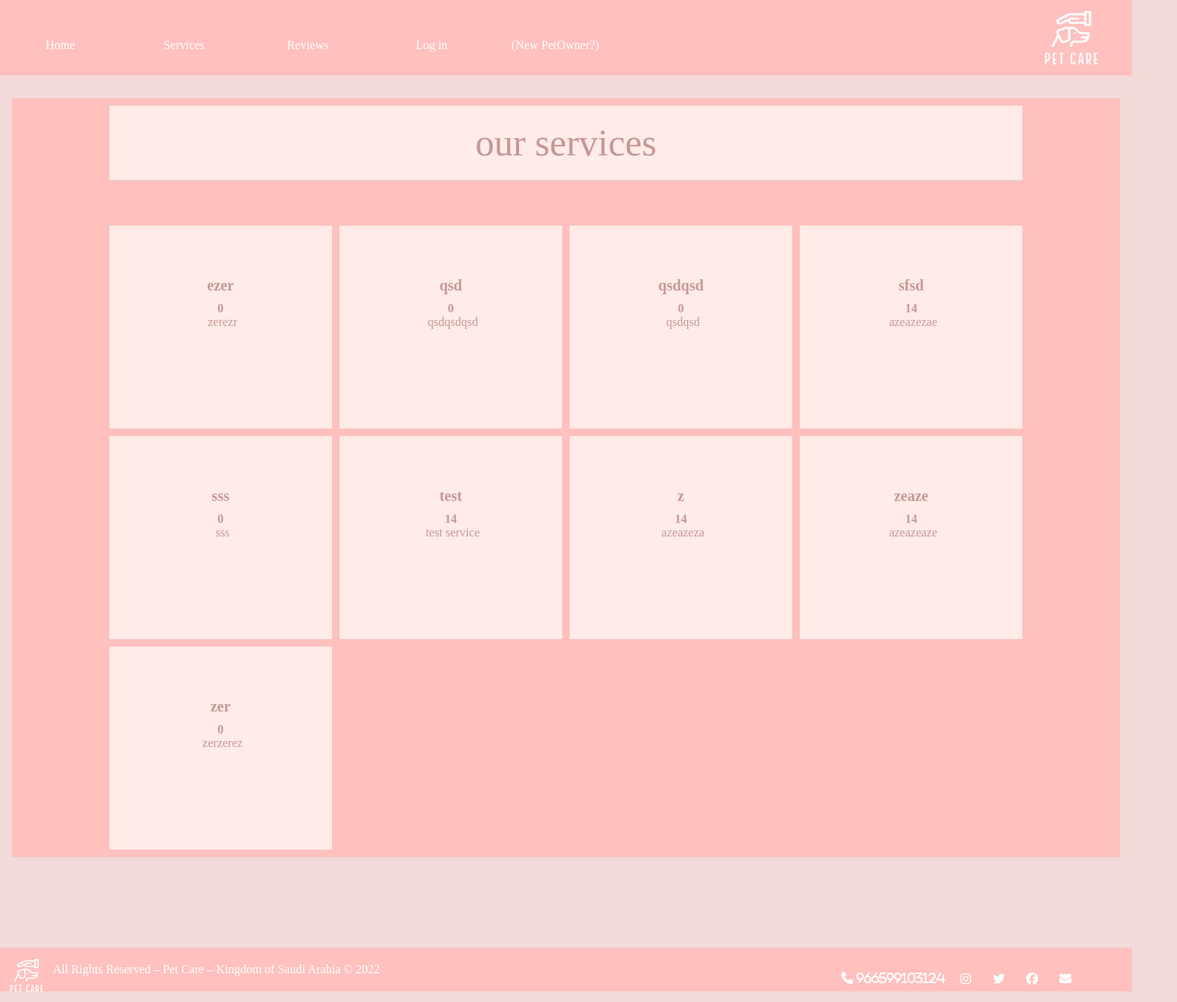
The page /UNViewServices.php on the database its author committed.
### tables this page shows
CREATE TABLE `service` (
  `name` varchar(50) NOT NULL,
  `price` decimal(10,0) NOT NULL,
  `photo` binary(255) NOT NULL,
  `description` text NOT NULL,
  `mEmail` varchar(100) NOT NULL
);

### UNViewServices.php (the view, shortened to what this page needs)
<?php require_once 'db.php'; ?>
<!DOCTYPE html>
<html lang="en" dir="ltr">
  <head>
    <link rel="stylesheet" href="/Users/noufalbatli/Desktop/381project/github/381project/381/homestyle.css">
    <link rel="stylesheet" href="/Users/noufalbatli/Desktop/381project/github/381project/381/style.css" type="text/css">
  </head>
  <body>
  <header>
    <nav class="navbar">
        <img class="navbar-logo-header" src="white_logo_transparent_background.png" alt="petCare-logo" width="80px" height="80px" >
  <div class="left">
  <ul class="navbar-list">
     <li class="navbar-item"> <a  href="UNhome1.php">Home</a></li>
     <li class="navbar-item"> <a href="UNViewServices.php">Services</a></li>
         <li class="navbar-item"> <a href="UNReviews.php">Reviews</a></li>
     <li class="navbar-item" ><a  href="log in.php">Log in</a></li>
     <li class="navbar-item" ><a  href="register form.php">(New PetOwner?)</a></li>
  </ul>
  </div>
    </nav>
  </header>
  <main>
    <div class="wrapper">
    <div  class="container">
        <div class="maxwidth">
      <h1 class="header">our services</h1>
      <div class="content">
        <?php
        $Select_Services = mysqli_query($Connect,"SELECT * FROM service");
        while($service = mysqli_fetch_assoc($Select_Services)){
          $ServiceName  = $service['name'];
          $servicePrice = $service['price'];
          $photo 		  = $service['photo'];
          $description  = $service['description'];
        ?>
                         <div class="service">
                             <div class="box">
                                 <div><img src="images/<?php echo $photo; ?>" alt="" /></div>
                                 <h2><?php echo $ServiceName; ?></h2>
                                 <h3><?php echo $servicePrice; ?></h3>
                                 <p class="content_overflow">
                                    <?php echo $description; ?>
                                 </p>
                             </div>
                         </div>
        <?php } ?>
    </div>
    </div>
     </div>
     </div>
  </main>
     <footer>
       <div class="footer">
       <div class="social">
         <div class="gg">
            <i class="fa-solid fa-phone"> 966599103124</i>
         </div>
         <a  href="https://www.instagram.com/"> <i class="fab fa-instagram"></i></a>
         <a href="https://twitter.com/"> <i class="fab fa-twitter"></i></a>
         <a  href="https://ar-ar.facebook.com/"> <i class="fab fa-facebook"></i></a>
          <a  href="mailto:441201157@student.ksu.edu.sa"> <i class="fa-solid fa-envelope"></i></a>
       </div>
         <img class="navbar-logo-footer" src="white_logo_transparent_background.png" alt="petCare-logo" width="80px" height="80px" >
       <div class="footer-rights">
         <p class="copyrights">All Rights Reserved – Pet Care – Kingdom of Saudi Arabia © 2022</p>
       </div>
       </div>
     </footer>
  </body>
</html>

### homestyle.css (style rules this page uses)
body { max-width: 1500px; display: flex; flex-direction: column; background-color: #DBA09F63; min-height: 100vh; }
* { box-sizing: border-box; width: 100%; max-width: 1500px; margin: 0px; padding: 0px; font-size: 16px; }
header,footer { position: fixed; width: inherit; max-width: inherit; margin: 0px; padding: 0px; height: 9vh; }
header { margin-top:0; }
footer { position: sticky; margin-bottom: 0; width: auto; }
main { flex-grow: 1; padding: 120px 1rem; }
.navbar { background-color: #FFC0BE; width: 100%; height: 100px; }
.navbar-logo-header { position: absolute; margin-left: 92%; width: 80px; height: 80px; margin-top: 10px; }
.navbar-logo-footer { position: absolute; width: 50px; height: 50px; bottom: 10px; right: 96%; }
.left { text-decoration: none; color: white; }
.navbar-list { list-style: none; }
.navbar-item { display: inline-block; line-height: 90px; width: 10rem; text-align: center; transition: all 0.3s ease; height: 93px; padding: 15px; }
.navbar-item a { color: #fff; display: block; text-decoration: none; }
.container { padding: 0 16px; background-color: #FFC0BE; }
.container::after, .row::after { content: ""; clear: both; display: table; }
.footer { padding: 20px; background-color: #FFC0BE; width: 100%; }
.footer-rights { color: white; margin-left: 50px; }
.footer .social { position: absolute; left: 84%; }
.footer .social a { font-size: 24px; width: 40px; line-height: 38px; display: inline-block; text-align: center; }
h1 { padding: 40px; font-size: 40px; }
.gg { position: absolute; bottom: 8px; font-size: 15px; right: 145px; color: white; }
.footer .social a { color: white; }
h2 { font-size: 20px; padding-bottom: 10px; }

### style.css (style rules this page uses)
* { margin: 0; padding: 0; box-sizing: border-box; list-style: none; text-decoration: none; }
body { background: #DBA09F63; }
.wrapper { display: flex; }
.wrapper .header { padding: 20px; background: #FFEBE7; color: #C69797; border-bottom: 1px solid #e0e4e8; }
.container { width: 100%; padding: 100px 0; margin-top: 10px; padding: 10px; }
.maxwidth { max-width:1300px; padding: 0 45px; margin: auto; }
.maxwidth h1 { text-align: center; font-size: 50px; font-weight: 500; margin-bottom:50px; padding-bottom:20px; color: white; }
.content { display: flex; flex-wrap: wrap; justify-content: space-between; color: #C69797; }
.service { padding: 50px 25px; width: calc(26% - 20px); border-radius: 1px; background: #FFEBE7; text-align: center; user-select: none; cursor: pointer; margin-top: 10px; }
.box { transition: all 0.3s ease; }
.content_overflow { width: 250px; height: 100px; overflow: scroll; }

### rows shown on the page
service: name "ezer", price "0", description "zerezr"
service: name "qsd", price "0", description "qsdqsdqsd"
service: name "qsdqsd", price "0", description "qsdqsd"
service: name "sfsd", price "14", description "azeazezae"
service: name "sss", price "0", description "sss"
service: name "test", price "14", description "test service"
service: name "z", price "14", description "azeazeza"
service: name "zeaze", price "14", description "azeazeaze"
service: name "zer", price "0", description "zerzerez"
